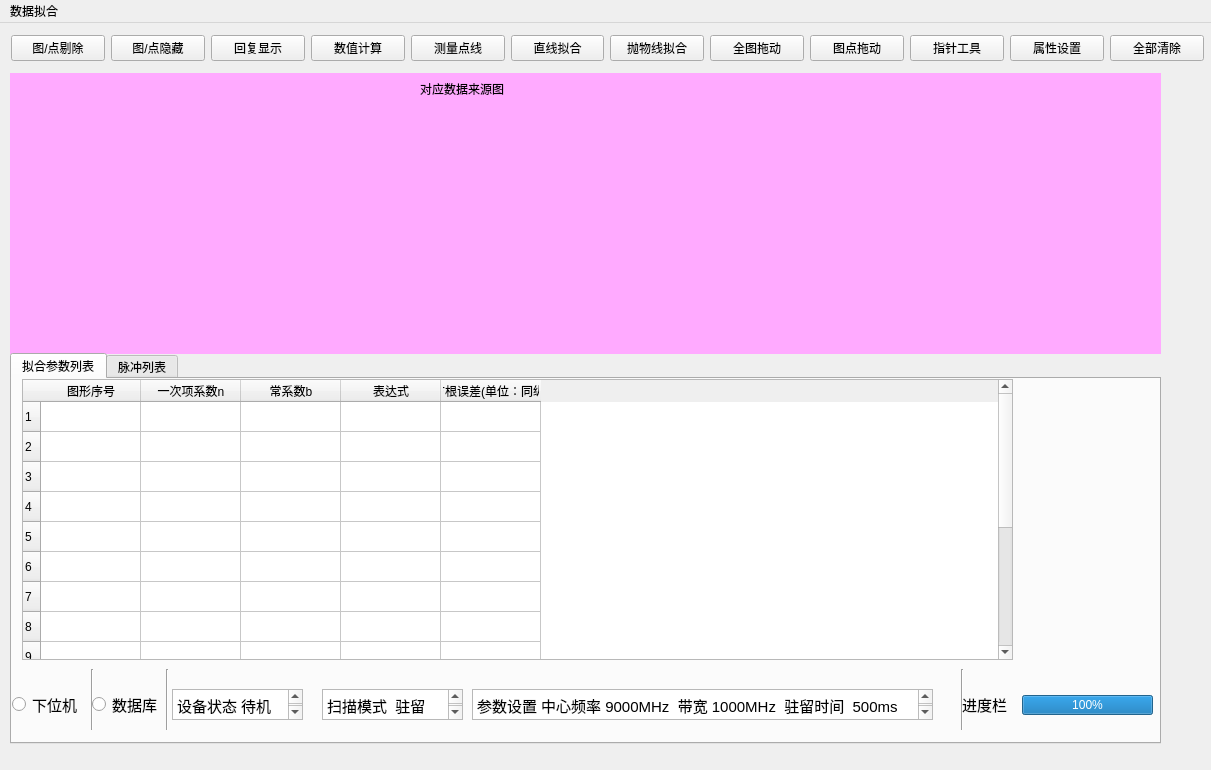
<?xml version="1.0" encoding="UTF-8"?>
<ui version="4.0">
 <class>Datafit</class>
 <widget class="QMainWindow" name="Datafit">
  <property name="geometry">
   <rect>
    <x>0</x>
    <y>0</y>
    <width>1211</width>
    <height>770</height>
   </rect>
  </property>
  <property name="windowTitle">
   <string>Datafit</string>
  </property>
  <widget class="QWidget" name="centralWidget">
   <widget class="QWidget" name="widget_4" native="true">
    <property name="geometry">
     <rect>
      <x>10</x>
      <y>50</y>
      <width>1151</width>
      <height>281</height>
     </rect>
    </property>
    <property name="styleSheet">
     <string notr="true">background-color: rgb(255, 170, 255);</string>
    </property>
    <widget class="QLabel" name="label_2">
     <property name="geometry">
      <rect>
       <x>410</x>
       <y>0</y>
       <width>111</width>
       <height>31</height>
      </rect>
     </property>
     <property name="text">
      <string>对应数据来源图</string>
     </property>
    </widget>
   </widget>
   <widget class="QWidget" name="widget_5" native="true">
    <property name="geometry">
     <rect>
      <x>0</x>
      <y>0</y>
      <width>1215</width>
      <height>50</height>
     </rect>
    </property>
    <layout class="QHBoxLayout" name="horizontalLayout">
     <item>
      <widget class="QPushButton" name="pushButton_13">
       <property name="text">
        <string>图/点剔除</string>
       </property>
      </widget>
     </item>
     <item>
      <widget class="QPushButton" name="pushButton_14">
       <property name="text">
        <string>图/点隐藏</string>
       </property>
      </widget>
     </item>
     <item>
      <widget class="QPushButton" name="pushButton_15">
       <property name="text">
        <string>回复显示</string>
       </property>
      </widget>
     </item>
     <item>
      <widget class="QPushButton" name="pushButton_16">
       <property name="text">
        <string>数值计算</string>
       </property>
      </widget>
     </item>
     <item>
      <widget class="QPushButton" name="pushButton_17">
       <property name="text">
        <string>测量点线</string>
       </property>
      </widget>
     </item>
     <item>
      <widget class="QPushButton" name="pushButton_18">
       <property name="text">
        <string>直线拟合</string>
       </property>
      </widget>
     </item>
     <item>
      <widget class="QPushButton" name="pushButton_19">
       <property name="text">
        <string>抛物线拟合</string>
       </property>
      </widget>
     </item>
     <item>
      <widget class="QPushButton" name="pushButton_20">
       <property name="text">
        <string>全图拖动</string>
       </property>
      </widget>
     </item>
     <item>
      <widget class="QPushButton" name="pushButton_21">
       <property name="text">
        <string>图点拖动</string>
       </property>
      </widget>
     </item>
     <item>
      <widget class="QPushButton" name="pushButton_22">
       <property name="text">
        <string>指针工具</string>
       </property>
      </widget>
     </item>
     <item>
      <widget class="QPushButton" name="pushButton_23">
       <property name="text">
        <string>属性设置</string>
       </property>
      </widget>
     </item>
     <item>
      <widget class="QPushButton" name="pushButton_24">
       <property name="text">
        <string>全部清除</string>
       </property>
      </widget>
     </item>
    </layout>
   </widget>
   <widget class="QTabWidget" name="tabWidget">
    <property name="geometry">
     <rect>
      <x>10</x>
      <y>330</y>
      <width>1151</width>
      <height>391</height>
     </rect>
    </property>
    <property name="currentIndex">
     <number>0</number>
    </property>
    <widget class="QWidget" name="tab">
     <attribute name="title">
      <string>拟合参数列表</string>
     </attribute>
     <widget class="QTableWidget" name="tableWidget">
      <property name="geometry">
       <rect>
        <x>10</x>
        <y>0</y>
        <width>991</width>
        <height>281</height>
       </rect>
      </property>
      <property name="rowCount">
       <number>15</number>
      </property>
      <row/>
      <row/>
      <row/>
      <row/>
      <row/>
      <row/>
      <row/>
      <row/>
      <row/>
      <row/>
      <row/>
      <row/>
      <row/>
      <row/>
      <row/>
      <column>
       <property name="text">
        <string>图形序号</string>
       </property>
      </column>
      <column>
       <property name="text">
        <string>一次项系数n</string>
       </property>
      </column>
      <column>
       <property name="text">
        <string>常系数b</string>
       </property>
      </column>
      <column>
       <property name="text">
        <string>表达式</string>
       </property>
      </column>
      <column>
       <property name="text">
        <string>均方根误差(单位：同纵轴)</string>
       </property>
      </column>
     </widget>
     <widget class="QWidget" name="widget_2" native="true">
      <property name="geometry">
       <rect>
        <x>0</x>
        <y>290</y>
        <width>1141</width>
        <height>61</height>
       </rect>
      </property>
      <widget class="Line" name="line">
       <property name="geometry">
        <rect>
         <x>70</x>
         <y>0</y>
         <width>20</width>
         <height>61</height>
        </rect>
       </property>
       <property name="orientation">
        <enum>Qt::Vertical</enum>
       </property>
      </widget>
      <widget class="Line" name="line_2">
       <property name="geometry">
        <rect>
         <x>140</x>
         <y>0</y>
         <width>31</width>
         <height>71</height>
        </rect>
       </property>
       <property name="orientation">
        <enum>Qt::Vertical</enum>
       </property>
      </widget>
      <widget class="QPlainTextEdit" name="plainTextEdit">
       <property name="geometry">
        <rect>
         <x>160</x>
         <y>20</y>
         <width>131</width>
         <height>31</height>
        </rect>
       </property>
       <property name="font">
        <font>
         <pointsize>11</pointsize>
        </font>
       </property>
       <property name="plainText">
        <string>设备状态 待机</string>
       </property>
      </widget>
      <widget class="QLabel" name="label">
       <property name="geometry">
        <rect>
         <x>20</x>
         <y>20</y>
         <width>51</width>
         <height>31</height>
        </rect>
       </property>
       <property name="font">
        <font>
         <pointsize>11</pointsize>
        </font>
       </property>
       <property name="text">
        <string>下位机</string>
       </property>
      </widget>
      <widget class="QLabel" name="label_3">
       <property name="geometry">
        <rect>
         <x>100</x>
         <y>20</y>
         <width>51</width>
         <height>31</height>
        </rect>
       </property>
       <property name="font">
        <font>
         <pointsize>11</pointsize>
        </font>
       </property>
       <property name="text">
        <string>数据库</string>
       </property>
      </widget>
      <widget class="QPlainTextEdit" name="plainTextEdit_2">
       <property name="geometry">
        <rect>
         <x>310</x>
         <y>20</y>
         <width>141</width>
         <height>31</height>
        </rect>
       </property>
       <property name="font">
        <font>
         <pointsize>11</pointsize>
        </font>
       </property>
       <property name="plainText">
        <string>扫描模式  驻留</string>
       </property>
      </widget>
      <widget class="QPlainTextEdit" name="plainTextEdit_3">
       <property name="geometry">
        <rect>
         <x>460</x>
         <y>20</y>
         <width>461</width>
         <height>31</height>
        </rect>
       </property>
       <property name="font">
        <font>
         <pointsize>11</pointsize>
        </font>
       </property>
       <property name="plainText">
        <string>参数设置 中心频率 9000MHz  带宽 1000MHz  驻留时间  500ms</string>
       </property>
      </widget>
      <widget class="Line" name="line_3">
       <property name="geometry">
        <rect>
         <x>940</x>
         <y>0</y>
         <width>20</width>
         <height>71</height>
        </rect>
       </property>
       <property name="orientation">
        <enum>Qt::Vertical</enum>
       </property>
      </widget>
      <widget class="QLabel" name="label_4">
       <property name="geometry">
        <rect>
         <x>950</x>
         <y>20</y>
         <width>51</width>
         <height>31</height>
        </rect>
       </property>
       <property name="font">
        <font>
         <pointsize>11</pointsize>
        </font>
       </property>
       <property name="text">
        <string>进度栏</string>
       </property>
       <property name="textFormat">
        <enum>Qt::AutoText</enum>
       </property>
      </widget>
      <widget class="QProgressBar" name="progressBar">
       <property name="geometry">
        <rect>
         <x>1010</x>
         <y>26</y>
         <width>131</width>
         <height>20</height>
        </rect>
       </property>
       <property name="value">
        <number>100</number>
       </property>
      </widget>
      <widget class="QRadioButton" name="radioButton">
       <property name="geometry">
        <rect>
         <x>0</x>
         <y>20</y>
         <width>20</width>
         <height>31</height>
        </rect>
       </property>
       <property name="text">
        <string/>
       </property>
      </widget>
      <widget class="QRadioButton" name="radioButton_2">
       <property name="geometry">
        <rect>
         <x>80</x>
         <y>25</y>
         <width>20</width>
         <height>21</height>
        </rect>
       </property>
       <property name="text">
        <string/>
       </property>
      </widget>
     </widget>
    </widget>
    <widget class="QWidget" name="tab_2">
     <attribute name="title">
      <string>脉冲列表</string>
     </attribute>
     <widget class="QTableWidget" name="tableWidget_2">
      <property name="geometry">
       <rect>
        <x>0</x>
        <y>30</y>
        <width>1171</width>
        <height>331</height>
       </rect>
      </property>
      <property name="rowCount">
       <number>15</number>
      </property>
      <row/>
      <row/>
      <row/>
      <row/>
      <row/>
      <row/>
      <row/>
      <row/>
      <row/>
      <row/>
      <row/>
      <row/>
      <row/>
      <row/>
      <row/>
      <column>
       <property name="text">
        <string>脉冲序号</string>
       </property>
      </column>
      <column>
       <property name="text">
        <string>频率(MHZ)</string>
       </property>
      </column>
      <column>
       <property name="text">
        <string>脉宽(us)</string>
       </property>
      </column>
      <column>
       <property name="text">
        <string>幅度(dBm)</string>
       </property>
      </column>
      <column>
       <property name="text">
        <string>到达时间(us)</string>
       </property>
      </column>
      <column>
       <property name="text">
        <string>DTOA(us)</string>
       </property>
      </column>
      <column>
       <property name="text">
        <string>方位(度)</string>
       </property>
      </column>
      <column>
       <property name="text">
        <string>脉内调制类型</string>
       </property>
      </column>
      <column>
       <property name="text">
        <string>信噪比(dB)</string>
       </property>
      </column>
      <column>
       <property name="text">
        <string>完整性</string>
       </property>
      </column>
     </widget>
    </widget>
   </widget>
  </widget>
  <widget class="QMenuBar" name="menuBar">
   <property name="geometry">
    <rect>
     <x>0</x>
     <y>0</y>
     <width>1211</width>
     <height>26</height>
    </rect>
   </property>
   <widget class="QMenu" name="menu">
    <property name="title">
     <string>数据拟合</string>
    </property>
   </widget>
   <addaction name="menu"/>
  </widget>
 </widget>
 <layoutdefault spacing="6" margin="11"/>
 <resources/>
 <connections/>
</ui>
